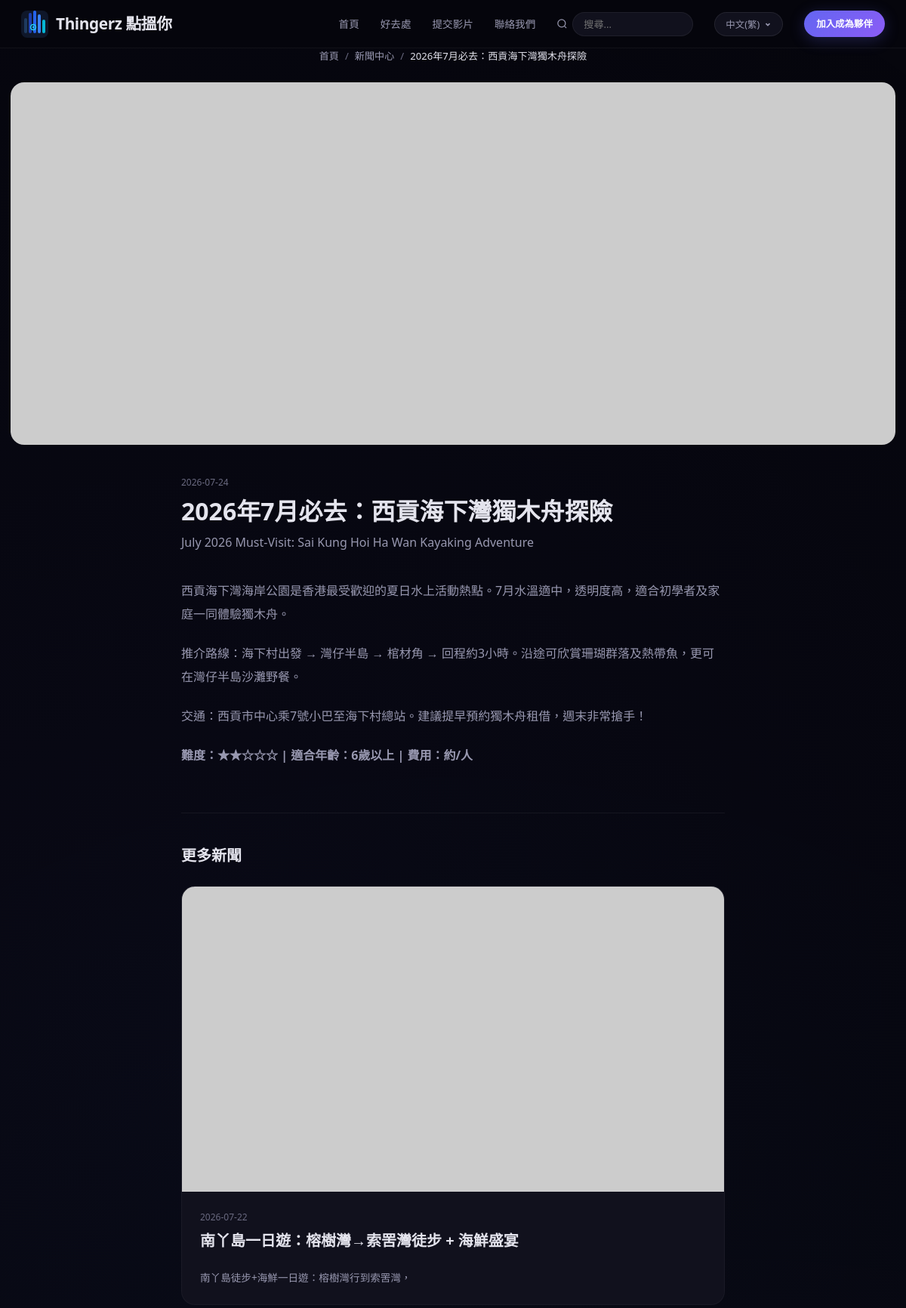
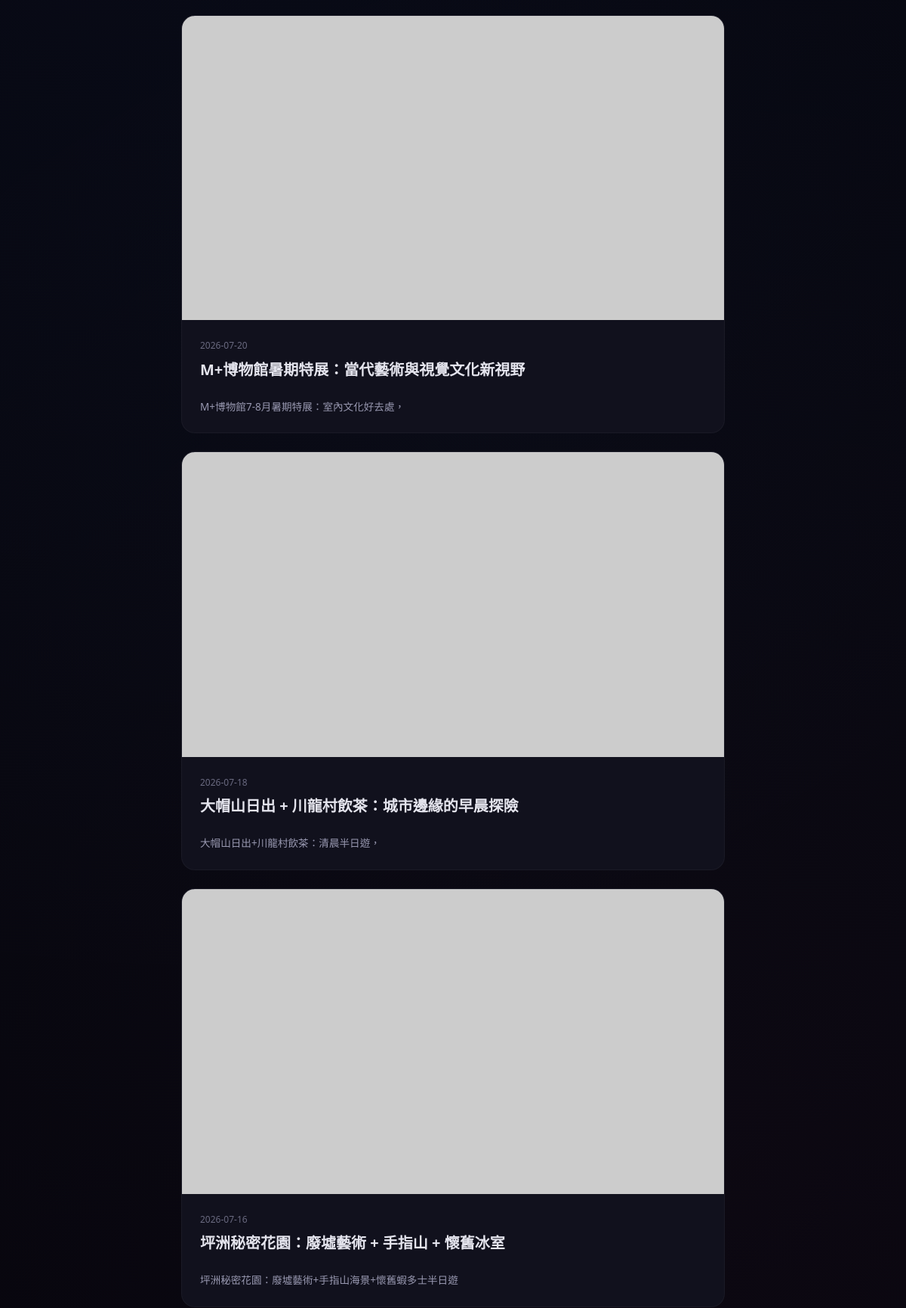
The page /news/n001 (upper part) on the database its author committed (2 pictures, top to bottom).
### tables this page shows
CREATE TABLE news (
        id TEXT UNIQUE, title_zh TEXT, title_en TEXT, content_zh TEXT, content_en TEXT,
        summary_zh TEXT, summary_en TEXT, date TEXT, image_url TEXT, status TEXT);

### app.py (the view)
@app.route('/news/<news_id>')
def news_detail(news_id):
    item = get_news(news_id)
    if not item:
        return redirect(url_for('news_list'))
    return render_template('news_detail.html', news_item=item, all_news=get_news())

### app.py (called while the page is built)
def get_db():
    db = sqlite3.connect(DB_PATH)
    db.row_factory = sqlite3.Row
    db.execute("PRAGMA journal_mode=WAL")
    return db

def read_table(table_name):
    db = get_db()
    rows = [dict(r) for r in db.execute(f"SELECT * FROM {table_name}").fetchall()]
    db.close()
    return rows

def read_csv(filename):
    return read_table(filename.replace('.csv', ''))

def get_categories(track=None, direction=None):
    cats = read_csv('categories.csv')
    if track:
        cats = [c for c in cats if c.get('track', '') == track]
    if direction:
        cats = [c for c in cats if c.get('direction', '') == direction]
    return cats

def get_news(news_id=None):
    news_list = read_csv('news.csv')
    if news_id:
        for n in news_list:
            if n['id'] == news_id:
                return n
        return None
    return [n for n in news_list if n['status'] == 'published']

@app.context_processor
def inject_globals():
    return {
        'categories': get_categories(),
        'platform_config': PLATFORM_CONFIG,
        'directions': DIRECTIONS,
        'now': datetime.now()
    }

@app.after_request
def add_utf8_header(response):
    ct = response.headers.get('Content-Type', '')
    if ct and 'text/html' in ct:
        response.headers['Content-Type'] = 'text/html; charset=utf-8'
    return response

### templates/news_detail.html (shortened to what this page needs)
{% extends "base.html" %}
{% block content %}
<article class="news-article-page">
    <div class="container">
        <div class="breadcrumb">
            <a href="{{ url_for('index') }}">首頁</a>
            <span>/</span>
            <a href="{{ url_for('news_list') }}">新聞中心</a>
            <span>/</span>
            <span class="current">{{ news_item['title_zh'] }}</span>
        </div>
    </div>
    <div class="news-article-hero">
        <div class="container">
            <img src="{{ news_item['image_url'] }}" alt="{{ news_item['title_zh'] }}" class="news-hero-image">
        </div>
    </div>
    <div class="container">
        <div class="news-article-content">
            <header class="article-header">
                <time class="news-date">{{ news_item['date'] }}</time>
                <h1>{{ news_item['title_zh'] }}</h1>
                <p class="article-subtitle">{{ news_item['title_en'] }}</p>
            </header>
            <div class="article-body">
                {{ news_item['content_zh'] | safe }}
            </div>
        </div>
        <div class="article-footer">
            <h3>更多新聞</h3>
            <div class="news-grid">
                {% for item in all_news %}
                {% if item['id'] != news_item['id'] %}
                <article class="news-card">
                    <div class="news-image">
                        <img src="{{ item['image_url'] }}" alt="{{ item['title_zh'] }}" loading="lazy">
                    </div>
                    <div class="news-info">
                        <time class="news-date">{{ item['date'] }}</time>
                        <h3><a href="{{ url_for('news_detail', news_id=item['id']) }}">{{ item['title_zh'] }}</a></h3>
                        <p>{{ item['summary_zh'] }}</p>
                    </div>
                </article>
                {% endif %}
                {% endfor %}
            </div>
        </div>
    </div>
</article>
{% endblock %}

### templates/base.html (style rules this page uses)
*,*::before,*::after { box-sizing:border-box;margin:0;padding:0 }
html { scroll-behavior:smooth }
body { font-family:'Segoe UI','Microsoft JhengHei','PingFang HK',system-ui,sans-serif;background:#06060d;color:#e4e4ed;line-height:1.6;min-height:100vh;overflow-x:hidden }
a { color:inherit;text-decoration:none }
img { max-width:100%;display:block }
body::before { content:'';position:fixed;inset:0;z-index:0;pointer-events:none;background:radial-gradient(circle at 20% 30%,rgba(99,102,241,.04) 0%,transparent 50%),radial-gradient(circle at 80% 70%,rgba(236,72,153,.03) 0%,transparent 50%),radial-gradient(circle at 50% 50%,rgba(6,182,212,.02) 0%,transparent 60%) }
.container { max-width:1280px;margin:0 auto;padding:0 28px;position:relative;z-index:1 }
body { top:0!important }
.breadcrumb { display:flex;align-items:center;justify-content:center;gap:8px;margin-bottom:16px;font-size:.82rem;color:#6a6a80 }
.breadcrumb a { color:#9898b0;transition:color .2s }
.breadcrumb .current { color:#e4e4ed;font-weight:500 }
.news-grid { display:grid;grid-template-columns:repeat(auto-fill,minmax(360px,1fr));gap:24px }
.news-card { background:#11111d;border-radius:18px;overflow:hidden;border:1px solid rgba(255,255,255,.04);transition:all .3s }
.news-image { overflow:hidden;aspect-ratio:16/9 }
.news-image img { width:100%;height:100%;object-fit:cover;transition:transform .6s }
.news-info { padding:24px;display:flex;flex-direction:column }
.news-date { font-size:.75rem;color:#6a6a80;margin-bottom:8px;display:block;font-weight:500 }
.news-info h3,.news-info h2 { font-size:1.15rem;font-weight:700;line-height:1.4;margin-bottom:8px }
.news-info p { font-size:.85rem;color:#9898b0;line-height:1.6;display:-webkit-box;-webkit-line-clamp:2;-webkit-box-orient:vertical;overflow:hidden }
.news-article-page { padding-bottom:60px }
.news-article-hero { margin:24px 0 40px }
.news-hero-image { width:100%;max-height:480px;object-fit:cover;border-radius:18px }
.news-article-content { max-width:720px;margin:0 auto }
.article-header { margin-bottom:36px }
.article-header h1 { font-size:2rem;font-weight:800;line-height:1.3;margin-bottom:8px }
.article-subtitle { color:#9898b0;font-size:1rem }
.article-body { font-size:1rem;line-height:1.9;color:#9898b0 }
.article-body p { margin-bottom:22px }
.article-footer { max-width:720px;margin:60px auto 0;padding-top:40px;border-top:1px solid rgba(255,255,255,.06) }
.article-footer h3 { font-size:1.25rem;font-weight:700;margin-bottom:24px }
.news-grid,.news-grid-full { justify-items:center }
.news-card,.news-card-full { width:100% }

### rows shown on the page
news: title_zh "2026年7月必去：西貢海下灣獨木舟探險", date "2026-07-24", title_en "July 2026 Must-Visit: Sai Kung Hoi Ha Wan Kayaking Adventure", content_zh "西貢海下灣海岸公園是香港最受歡迎的夏日水上活動熱點。7月水溫適中，透明度高，適合初學者及家庭一同體驗獨木舟。 推介路線：海下村出發 → 灣仔半島 → 棺材角 → 回程約3小時。沿途可欣賞珊瑚群落及熱帶魚，更可在灣仔半島沙灘野餐。 交通：西貢市中心乘7號小巴至海下村總站。建議提早預約獨木舟租借，週末非常搶手！ 難度：★★☆☆☆ | 適合年齡：6歲以上 | 費用：約/人"
news: date "2026-07-22", title_zh "南丫島一日遊：榕樹灣→索罟灣徒步 + 海鮮盛宴", summary_zh "南丫島徒步+海鮮一日遊：榕樹灣行到索罟灣，"
news: date "2026-07-20", title_zh "M+博物館暑期特展：當代藝術與視覺文化新視野", summary_zh "M+博物館7-8月暑期特展：室內文化好去處，"
news: date "2026-07-18", title_zh "大帽山日出 + 川龍村飲茶：城市邊緣的早晨探險", summary_zh "大帽山日出+川龍村飲茶：清晨半日遊，"
news: date "2026-07-16", title_zh "坪洲秘密花園：廢墟藝術 + 手指山 + 懷舊冰室", summary_zh "坪洲秘密花園：廢墟藝術+手指山海景+懷舊蝦多士半日遊"
